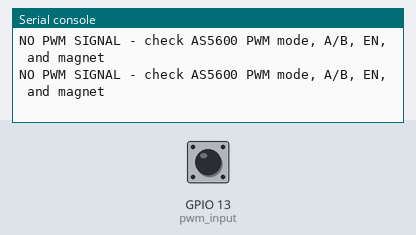
Bench run of a program on a simulated ESP32 board running MicroPython. Shown: the last lines printed to the serial console. The test bench sets the inputs (shaded band); at power-on: GPIO 13 (pwm_input) LOW.

Above: at 1.2 s.
1.3 s: GPIO 13 (pwm_input) pulsed HIGH 2 times (0.12 s each, 0.3 s apart)
At 1.82 s:
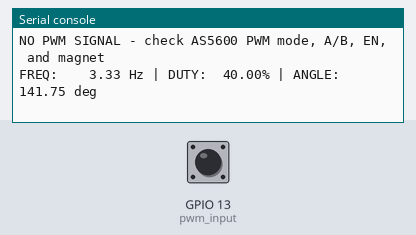
3.4 s: GPIO 13 (pwm_input) pulsed HIGH 5 times (0.12 s each, 0.3 s apart)
At 4.82 s:
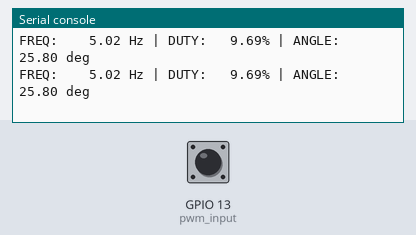

Measured:
- after the input at 1.3 s, the serial console: prints a new line after 0.30 s (image 1)
- after the input at 3.4 s, the serial console: prints a new line after 0.60 s (image 2)

The program:

as5600_pwm_rs485_receiver.py
```python
"""ESP32-S3 receiver test for AS5600 PWM transported over RS485.

Temporary receiver wiring:
  MAX3485 VCC -> ESP32-S3 3V3
  MAX3485 GND -> ESP32-S3 GND
  MAX3485 EN  -> GND (receive mode)
  MAX3485 TX/TXD/RO -> ESP32-S3 GPIO13

The AS5600 OUT must already be configured for PWM. This test measures the
PWM returned by the MAX3485; it does not use I2C or configure the AS5600.
"""

from machine import Pin, time_pulse_us
import time


PWM_PIN = 13
TIMEOUT_US = 200000
pwm_input = Pin(PWM_PIN, Pin.IN)


def read_pwm():
    high_us = time_pulse_us(pwm_input, 1, TIMEOUT_US)
    if high_us < 0:
        return None

    low_us = time_pulse_us(pwm_input, 0, TIMEOUT_US)
    if low_us < 0:
        return None

    period_us = high_us + low_us
    duty = high_us / period_us

    # AS5600 PWM frame: 128 header clocks + 4095 angle clocks + 128 low.
    data_clocks = (duty * 4351.0) - 128.0
    data_clocks = max(0.0, min(4095.0, data_clocks))
    angle_deg = data_clocks * 360.0 / 4095.0

    return period_us, duty * 100.0, angle_deg


print("\nESP32-S3 AS5600 PWM OVER RS485 RECEIVER TEST")
print("MAX3485 TX/TXD/RO -> GPIO", PWM_PIN)
print("MAX3485 EN = LOW (receive mode)")
print("Waiting for AS5600 PWM...\n")

while True:
    result = read_pwm()

    if result is None:
        print("NO PWM SIGNAL - check AS5600 PWM mode, A/B, EN, and magnet")
    else:
        period_us, duty_percent, angle_deg = result
        frequency_hz = 1000000.0 / period_us
        print(
            "FREQ: {:7.2f} Hz | DUTY: {:6.2f}% | ANGLE: {:7.2f} deg"
            .format(frequency_hz, duty_percent, angle_deg)
        )

    time.sleep_ms(100)
```
